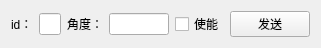
        <widget class="QWidget" name="horizontalLayoutWidget_2">
         <property name="geometry">
          <rect>
           <x>10</x>
           <y>240</y>
           <width>321</width>
           <height>31</height>
          </rect>
         </property>
         <layout class="QHBoxLayout" name="horizontalLayout_45" stretch="1,2,2,6,3,2">
          <item>
           <widget class="QLabel" name="label">
            <property name="text">
             <string>id：</string>
            </property>
           </widget>
          </item>
          <item>
           <widget class="QLineEdit" name="lineEdit_id">
            <property name="inputMethodHints">
             <set>Qt::ImhDigitsOnly</set>
            </property>
            <property name="alignment">
             <set>Qt::AlignRight|Qt::AlignTrailing|Qt::AlignVCenter</set>
            </property>
           </widget>
          </item>
          <item>
           <widget class="QLabel" name="label_2">
            <property name="text">
             <string>角度：</string>
            </property>
           </widget>
          </item>
          <item>
           <widget class="QLineEdit" name="lineEdit_angle">
            <property name="inputMethodHints">
             <set>Qt::ImhDigitsOnly</set>
            </property>
            <property name="alignment">
             <set>Qt::AlignRight|Qt::AlignTrailing|Qt::AlignVCenter</set>
            </property>
           </widget>
          </item>
          <item>
           <widget class="QCheckBox" name="checkBox_enable">
            <property name="text">
             <string>使能</string>
            </property>
           </widget>
          </item>
          <item>
           <widget class="QPushButton" name="pushButton_sendAngle">
            <property name="text">
             <string>发送</string>
            </property>
           </widget>
          </item>
         </layout>
        </widget>
